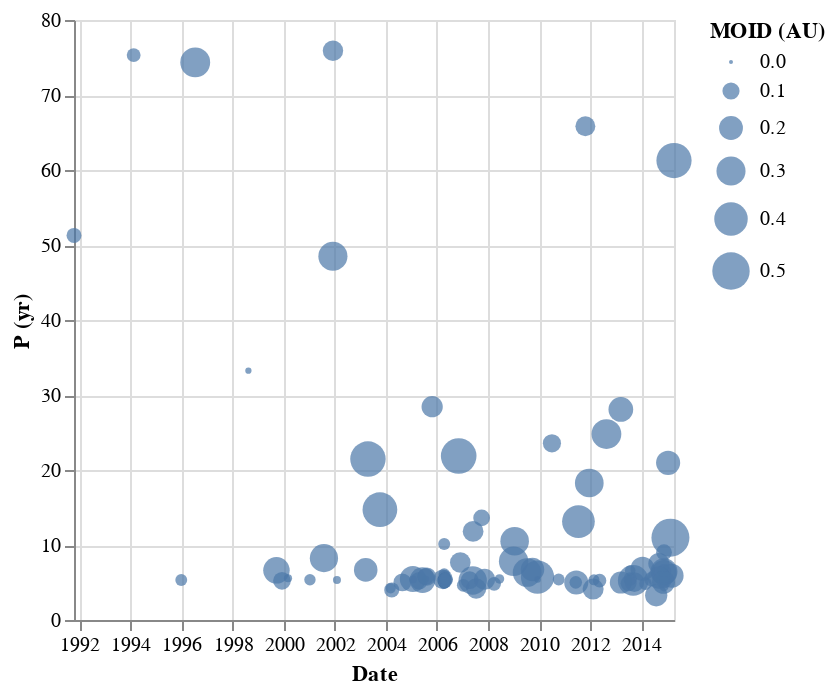

Notebook source saved alongside this figure:
### Code cell
alt.Chart(df).mark_circle().encode(
    x = alt.X("Date:T"),
    y = alt.Y("P (yr):Q"),
    size = alt.Size("MOID (AU):Q")
)

### Figure 1 — Vega-Lite specification as saved in the notebook (floating-point values rounded to 4 significant figures; data arrays with more than 128 entries replaced by an {"elided": "..."} marker saying what was removed)
{"config": {"view": {"continuousWidth": 300, "continuousHeight": 300}}, "data": {"name": "data-0d8c3663670c21e8855b60064e8c6949"}, "mark": {"type": "circle"}, "encoding": {"size": {"field": "MOID (AU)", "type": "quantitative"}, "x": {"field": "Date", "type": "temporal"}, "y": {"field": "P (yr)", "type": "quantitative"}}, "$schema": "https://vega.github.io/schema/vega-lite/v5.20.1.json", "datasets": {"data-0d8c3663670c21e8855b60064e8c6949": {"elided": "146 records"}}}
